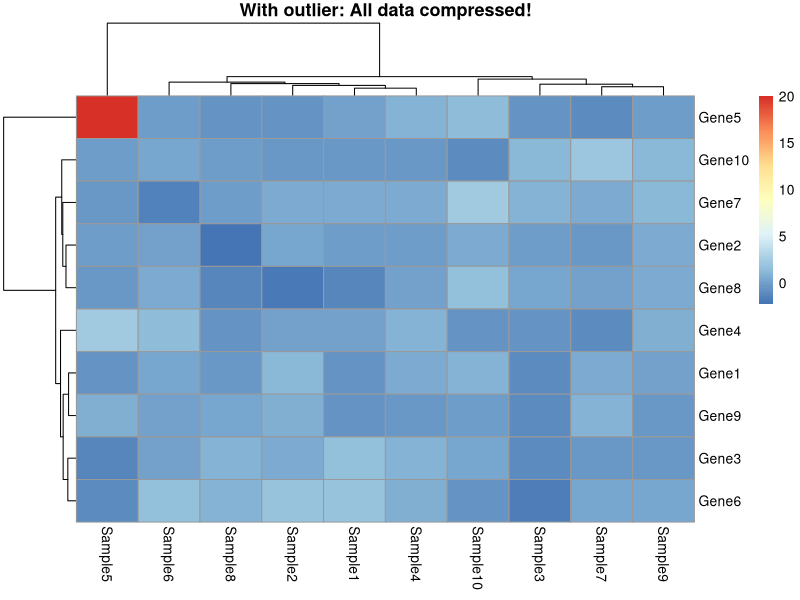
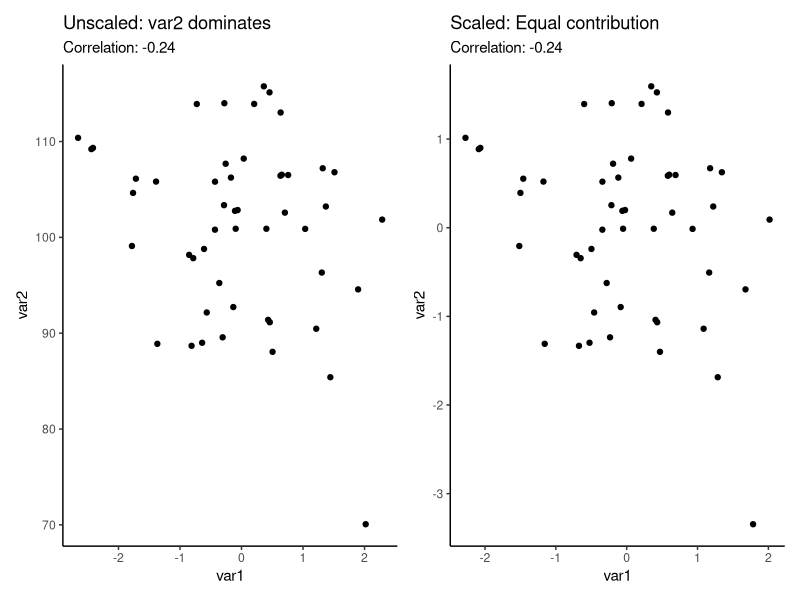
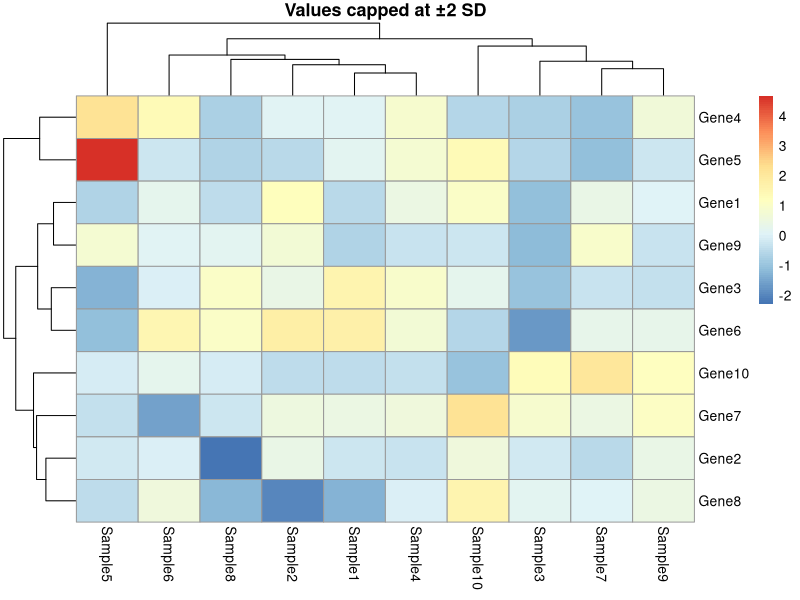
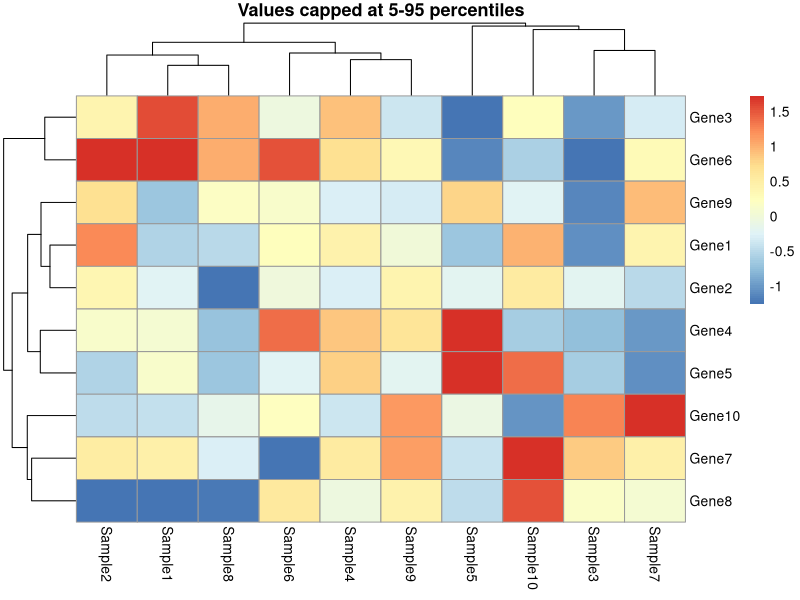
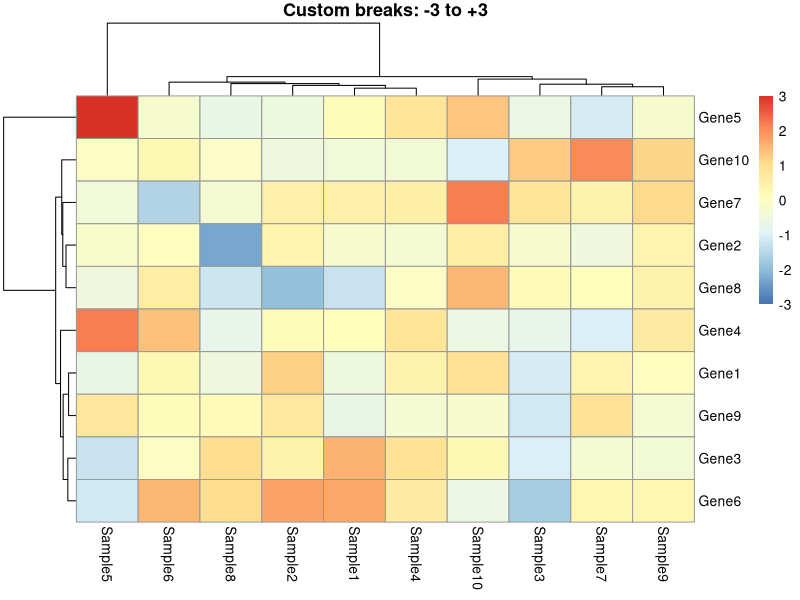
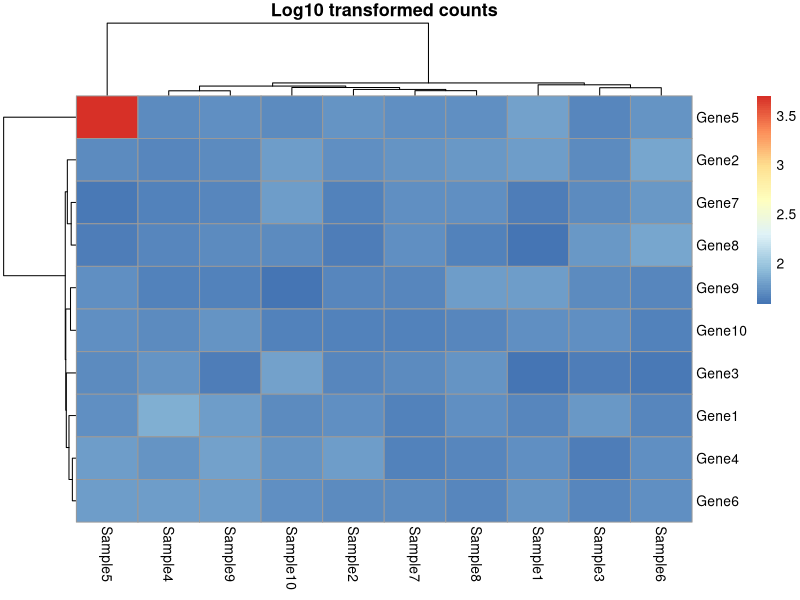
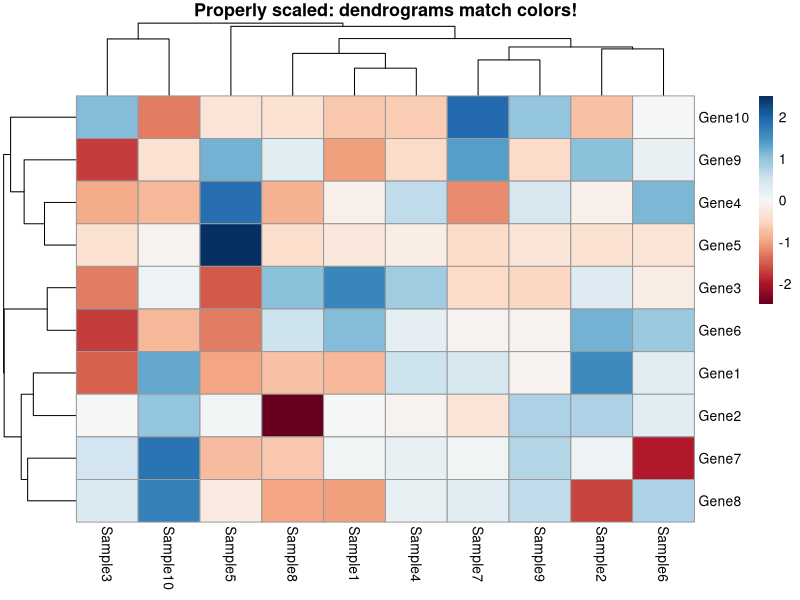
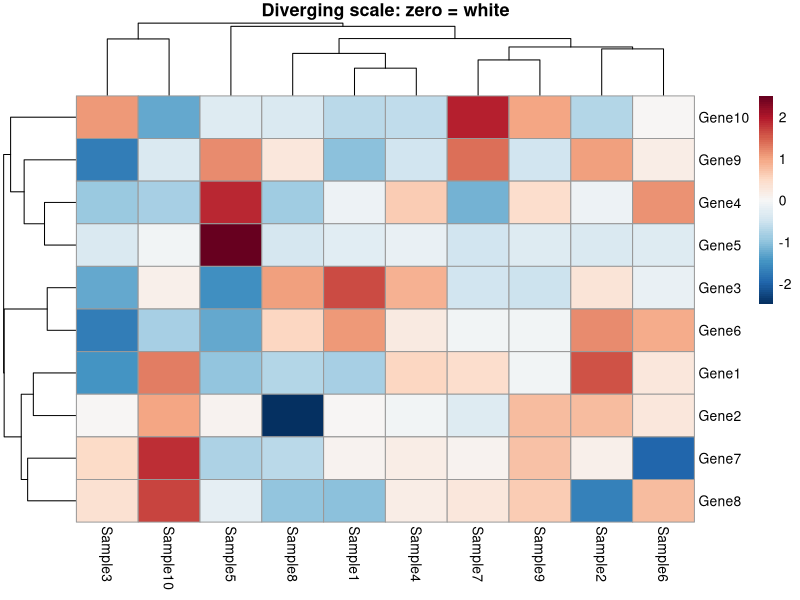

Here is the R script that generated these plots, in order:
## ---- chunk 1
#| label: setup-heatmaps
#| echo: false
#| eval: true

library(ggplot2)
library(pheatmap)
library(RColorBrewer)
library(patchwork)
## ---- chunk 2
#| label: heatmap-outlier-example
#| echo: true
#| eval: true
#| fig-width: 10
#| fig-height: 5

# Simulate data with outlier
set.seed(123)
expr_matrix <- matrix(rnorm(100, mean = 0, sd = 1), nrow = 10)
rownames(expr_matrix) <- paste0("Gene", 1:10)
colnames(expr_matrix) <- paste0("Sample", 1:10)
expr_matrix[5, 5] <- 20  # One extreme outlier

# Default heatmap - terrible!
pheatmap(expr_matrix, main = "With outlier: All data compressed!")
## ---- chunk 3
#| label: scaling-demo
#| echo: true
#| eval: true
#| fig-width: 12
#| fig-height: 5

# Create data where scaling matters
set.seed(42)
# Variable 1: mean 0, sd 1
# Variable 2: mean 100, sd 10 (different scale!)
demo_data <- data.frame(
  var1 = rnorm(50, mean = 0, sd = 1),
  var2 = rnorm(50, mean = 100, sd = 10)
)

# Without scaling: var2 dominates distance calculations
# With scaling: both variables contribute equally

p1 <- ggplot(demo_data, aes(var1, var2)) +
  geom_point() +
  labs(title = "Unscaled: var2 dominates",
       subtitle = paste("Correlation:", round(cor(demo_data$var1, demo_data$var2), 2))) +
  theme_classic()

demo_scaled <- as.data.frame(scale(demo_data))
p2 <- ggplot(demo_scaled, aes(var1, var2)) +
  geom_point() +
  labs(title = "Scaled: Equal contribution",
       subtitle = paste("Correlation:", round(cor(demo_scaled$var1, demo_scaled$var2), 2))) +
  theme_classic()

p1 + p2
## ---- chunk 4
#| label: sd-cutoff
#| echo: true
#| eval: true
#| fig-width: 10
#| fig-height: 5

# Cap at ±2 SD
mean_val <- mean(expr_matrix, na.rm = TRUE)
sd_val <- sd(expr_matrix, na.rm = TRUE)

expr_capped <- pmin(pmax(expr_matrix, mean_val - 2*sd_val),
                    mean_val + 2*sd_val)

pheatmap(expr_capped,
         main = "Values capped at ±2 SD")
## ---- chunk 5
#| label: quantile-cutoff
#| echo: true
#| eval: true
#| fig-width: 10
#| fig-height: 5

# Cap at 5th and 95th percentiles
lower <- quantile(expr_matrix, 0.05, na.rm = TRUE)
upper <- quantile(expr_matrix, 0.95, na.rm = TRUE)

expr_quantile <- pmin(pmax(expr_matrix, lower), upper)

pheatmap(expr_quantile,
         main = "Values capped at 5-95 percentiles")
## ---- chunk 6
#| label: manual-breaks
#| echo: true
#| eval: true
#| fig-width: 10
#| fig-height: 5

# Define your own color breaks
breaks <- seq(-3, 3, length.out = 100)

pheatmap(expr_matrix,
         breaks = breaks,
         main = "Custom breaks: -3 to +3")

# Values outside range automatically assigned to extremes
## ---- chunk 7
#| label: log-transform
#| echo: true
#| eval: true
#| fig-width: 10
#| fig-height: 5

# Create positive data (e.g., count data)
set.seed(123)
count_matrix <- matrix(rpois(100, lambda = 50), nrow = 10)
count_matrix[5, 5] <- 5000  # Extreme count
rownames(count_matrix) <- paste0("Gene", 1:10)
colnames(count_matrix) <- paste0("Sample", 1:10)

# Log transform BEFORE plotting
count_log <- log10(count_matrix + 1)  # +1 to handle zeros

pheatmap(count_log,
         main = "Log10 transformed counts")
## ---- chunk 8
#| label: proper-scaling-example
#| echo: true
#| eval: true
#| fig-width: 10
#| fig-height: 6

# Step 1: Scale by row (gene)
data_scaled <- t(scale(t(expr_matrix)))

# Step 2: Cap extremes at ±2.5
data_capped <- pmin(pmax(data_scaled, -2.5), 2.5)

# Step 3: Calculate dendrograms on scaled data
row_dend <- hclust(dist(data_capped))
col_dend <- hclust(dist(t(data_capped)))

# Step 4: Plot with consistent scaling
pheatmap(data_capped,
         cluster_rows = row_dend,
         cluster_cols = col_dend,
         scale = "none",
         color = colorRampPalette(brewer.pal(11, "RdBu"))(100),
         main = "Properly scaled: dendrograms match colors!")
## ---- chunk 9
#| label: diverging-scale
#| echo: true
#| eval: true
#| fig-width: 10
#| fig-height: 5

# When zero is meaningful (fold-change, z-scores, etc.)
pheatmap(data_capped,
         color = colorRampPalette(rev(brewer.pal(11, "RdBu")))(100),
         breaks = seq(-2.5, 2.5, length.out = 101),
         main = "Diverging scale: zero = white")

# Zero = white, negative = blue, positive = red
## ---- chunk 10
#| label: heatmap-comparison
#| echo: true
#| eval: true
#| fig-width: 14
#| fig-height: 6

# Side-by-side comparison
library(gridExtra)

# Before: with outlier
p1 <- pheatmap(expr_matrix, main = "Uncapped: Pattern lost", silent = TRUE)

# After: outlier capped
p2 <- pheatmap(data_capped, main = "Capped at ±2.5 SD: Patterns visible", silent = TRUE)

grid.arrange(p1[[4]], p2[[4]], ncol = 2)
